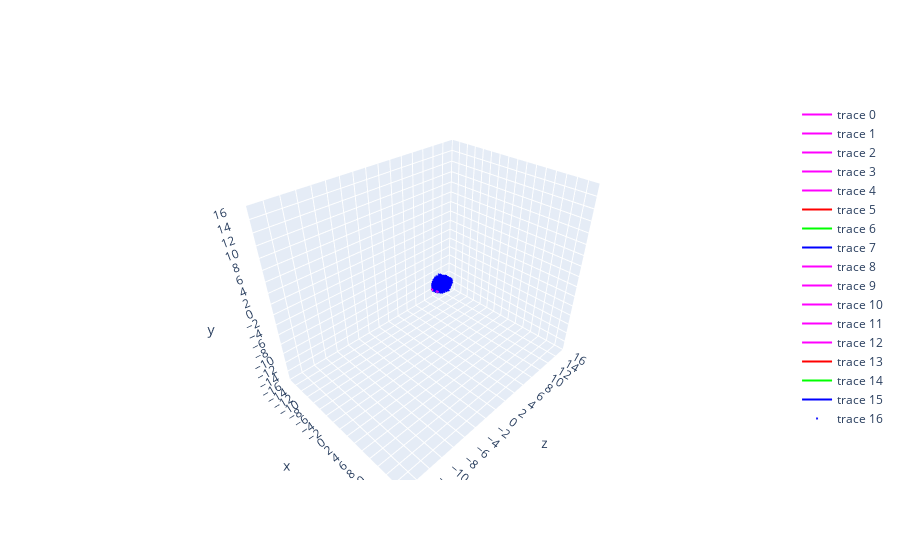

The code cell stored with this chart in its notebook:
### Code cell
ammount = -1
slicee = Slice[:ammount]
alpha = 5
beta = 6

# colors = np.random.randint(0, 255, (ammount, 3))
# rgbs = nps_to_rgbs(colors)

fig = go.Figure(
    layout=dict(
        scene=dict(
            camera=dict(
                up=PLOTLY_UP,
            ),
            xaxis=dict(
                nticks=20,
                range=[-SCENE_SCALE, SCENE_SCALE],
            ),
            yaxis=dict(
                nticks=20,
                range=[-SCENE_SCALE, SCENE_SCALE],
            ),
            zaxis=dict(
                nticks=20,
                range=[SCENE_SCALE, -SCENE_SCALE],
            ),
        )
    ),
)
# for (x, y, z), rgb in zip(alpha * geom.add_col(kp1_ncc[slicee], 1), rgbs):
#     fig.add_trace(
#         go.Scatter3d(
#             x=[0, x], y=[0, y], z=[0, z], mode="lines", marker=dict(color=rgb)
#         ),
#     )
#
# for (x, y, z), rgb in zip(beta * (da4[slicee] - pos), rgbs):
#     fig.add_trace(
#         go.Scatter3d(
#             x=[pos[0], pos[0] + x],
#             y=[pos[1], pos[1] + y],
#             z=[pos[2], pos[2] + z],
#             mode="lines",
#             marker=dict(color=rgb),
#         ),
#     )

render_camera_axes(fig, cam2_recovered)
render_camera_axes(fig, cam1_recovered)
first_origins, first_directions = to_origin_direction(
    [0, 0, 0],
    geom.add_col(kp1_ncc[slicee], 1),
)
second_origins, second_directions = to_origin_direction(
    pos,
    da4[slicee],
)
midpoints = triangulation.mid_point(
    first_origins, first_directions, second_origins, second_directions
)

fig.add_trace(
    go.Scatter3d(
        x=midpoints[:, 0],
        y=midpoints[:, 1],
        z=midpoints[:, 2],
        mode="markers",
        marker=dict(size=1, symbol="x", color="rgb(0, 0, 255)"),
    ),
)
fig

### Figure 1 — Plotly figure (JSON) as saved in the notebook; plotly's stock layout.template omitted (floating-point values rounded to 4 significant figures; data arrays with more than 128 entries replaced by an {"elided": "..."} marker saying what was removed)
{"data": [{"marker": {"color": "rgb(255, 0, 255)"}, "mode": "lines", "type": "scatter3d", "x": [0.9585, 0.7477], "y": [-0.1174, -0.1916], "z": [0.2597, 0.2546]}, {"marker": {"color": "rgb(255, 0, 255)"}, "mode": "lines", "type": "scatter3d", "x": [0.9585, 0.8017], "y": [-0.1174, 0.04155], "z": [0.2597, 0.2721]}, {"marker": {"color": "rgb(255, 0, 255)"}, "mode": "lines", "type": "scatter3d", "x": [0.9585, 1.067], "y": [-0.1174, -0.03217], "z": [0.2597, 0.4359]}, {"marker": {"color": "rgb(255, 0, 255)"}, "mode": "lines", "type": "scatter3d", "x": [0.9585, 1.012], "y": [-0.1174, -0.2653], "z": [0.2597, 0.4184]}, {"marker": {"color": "rgb(255, 0, 255)"}, "mode": "lines", "type": "scatter3d", "x": [0.7477, 0.8017, 1.067, 1.012, 0.7477], "y": [-0.1916, 0.04155, -0.03217, -0.2653, -0.1916], "z": [0.2546, 0.2721, 0.4359, 0.4184, 0.2546]}, {"marker": {"color": "rgb(255, 0, 0)"}, "mode": "lines", "type": "scatter3d", "x": [0.9585, 0.9071], "y": [-0.1174, -0.1119], "z": [0.2597, 0.3453]}, {"marker": {"color": "rgb(0, 255, 0)"}, "mode": "lines", "type": "scatter3d", "x": [0.9585, 1.041], "y": [-0.1174, -0.1404], "z": [0.2597, 0.3109]}, {"marker": {"color": "rgb(0, 0, 255)"}, "mode": "lines", "type": "scatter3d", "x": [0.9585, 0.9811], "y": [-0.1174, -0.02023], "z": [0.2597, 0.267]}, {"marker": {"color": "rgb(255, 0, 255)"}, "mode": "lines", "type": "scatter3d", "x": [0, -0.16], "y": [0, -0.12], "z": [0, 0.1]}, {"marker": {"color": "rgb(255, 0, 255)"}, "mode": "lines", "type": "scatter3d", "x": [0, -0.16], "y": [0, 0.12], "z": [0, 0.1]}, {"marker": {"color": "rgb(255, 0, 255)"}, "mode": "lines", "type": "scatter3d", "x": [0, 0.16], "y": [0, 0.12], "z": [0, 0.1]}, {"marker": {"color": "rgb(255, 0, 255)"}, "mode": "lines", "type": "scatter3d", "x": [0, 0.16], "y": [0, -0.12], "z": [0, 0.1]}, {"marker": {"color": "rgb(255, 0, 255)"}, "mode": "lines", "type": "scatter3d", "x": [-0.16, -0.16, 0.16, 0.16, -0.16], "y": [-0.12, 0.12, 0.12, -0.12, -0.12], "z": [0.1, 0.1, 0.1, 0.1, 0.1]}, {"marker": {"color": "rgb(255, 0, 0)"}, "mode": "lines", "type": "scatter3d", "x": [0, 5.551e-18], "y": [0, 5.551e-18], "z": [0, 0.1]}, {"marker": {"color": "rgb(0, 255, 0)"}, "mode": "lines", "type": "scatter3d", "x": [0, 0.1], "y": [0, -1.388e-18], "z": [0, 5.551e-18]}, {"marker": {"color": "rgb(0, 0, 255)"}, "mode": "lines", "type": "scatter3d", "x": [0, -1.388e-18], "y": [0, 0.1], "z": [0, 5.551e-18]}, {"marker": {"color": "rgb(0, 0, 255)", "size": 1, "symbol": "x"}, "mode": "markers", "type": "scatter3d", "x": {"elided": "5365 float values"}, "y": {"elided": "5365 float values"}, "z": {"elided": "5365 float values"}}], "layout": {"scene": {"camera": {"up": {"x": 0, "y": 1, "z": 0}}, "xaxis": {"nticks": 20, "range": [-16, 16]}, "yaxis": {"nticks": 20, "range": [-16, 16]}, "zaxis": {"nticks": 20, "range": [16, -16]}}}}
